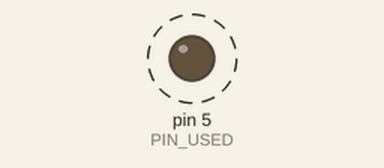
A sketch run on a simulated Arduino Uno, built with avr-gcc and run on an emulated ATmega328P. On the bench: output pins drawn as LEDs (lit = HIGH). Dashed ring = blinking.

Above: at 0.2 s.
Timing chart, 0 to 3.0 s (numbered marks = the images above):
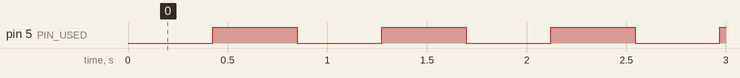

The sketch:

1a.ino
```cpp
#define PIN_USED 5

void setup()
{
  pinMode(PIN_USED, OUTPUT); // Timer1 normal mode
  TCCR1A = 0;
  TCCR1B = 0b00000101;
  TCNT1 = 0;
}

void loop()
{
  int count = 6627; // for 522ms
  if (TCNT1 >= count) {
    TCNT1 = 0;
    digitalWrite(PIN_USED, !digitalRead(PIN_USED));
  }
}
```

Measured:
- by itself, pin 5 (PIN_USED): alternates HIGH for 0.42 s and LOW for 0.42 s
